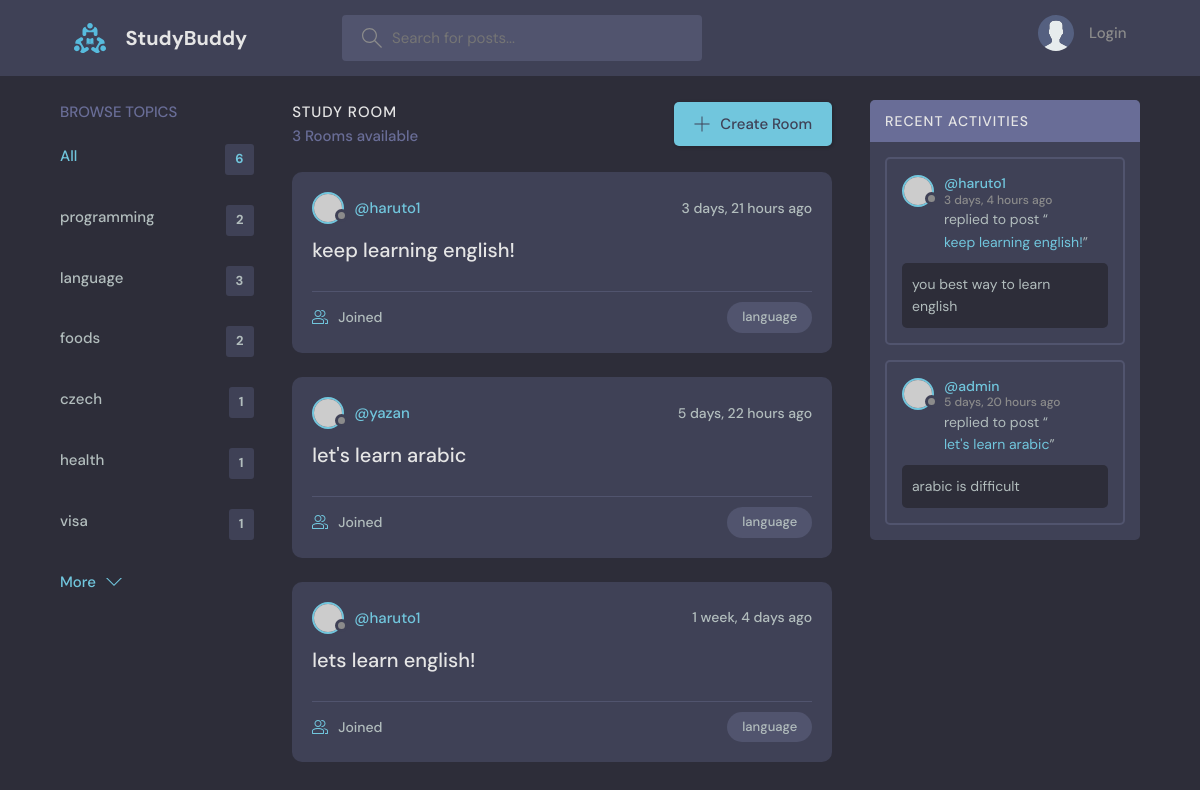
The app's page /?q=language with its own data.
### base/models.py (models this page shows, shortened)
class Topic(models.Model):
    name = models.CharField(max_length=100)

class Room(models.Model):
    host = models.ForeignKey(User, on_delete=models.SET_NULL, null=True)
    topic = models.ForeignKey(Topic, on_delete=models.SET_NULL, null=True)
    name = models.CharField(max_length=100)
    description = models.TextField(null=True, blank=True)
    participants = models.ManyToManyField(User, related_name='participants', blank=True)
    updated = models.DateTimeField(auto_now=True)
    created = models.DateTimeField(auto_now_add=True)
    class Meta:
        ordering = ['-updated', '-created'] # descending order
    def __str__(self):
        return self.name

class Message(models.Model):
    user = models.ForeignKey(User, on_delete=models.CASCADE)  # one-to-many relationship
    room = models.ForeignKey(Room, on_delete=models.CASCADE)  # one-to-many relationship
    body = models.TextField()
    updated = models.DateTimeField(auto_now=True)
    created = models.DateTimeField(auto_now_add=True)
    class Meta:
        ordering = ['-updated', '-created'] # descending order

### base/views.py (the view)
# urls.py: path('', views.home, name='home'),
def home(request):
    q = request.GET.get('q') if request.GET.get('q') != None else ''
    rooms = Room.objects.all().filter(
        Q(topic__name__icontains=q) |
        Q(name__icontains=q) |
        Q(description__icontains=q)
        )
    topics = Topic.objects.all()
    room_count = rooms.count()
    room_messages = Message.objects.filter(Q(room__topic__name__icontains=q))
    context = {
        'rooms': rooms,
        'topics': topics,
        'room_count': room_count,
        'room_messages': room_messages,
    }
    return render(request, 'base/home.html', context)

### base/templates/base/home.html (shortened to what this page needs)
{% extends 'main.html' %}
{% block content %}
    <main class="layout layout--3">
      <div class="container">
        {% include 'base/topics_component.html' %}
        <div class="roomList">
          <div class="roomList__header">
            <div>
              <h2>Study Room</h2>
              <p>{{room_count}} Rooms available</p>
            </div>
            <a class="btn btn--main" href="{% url 'create-room' %}">
              <svg version="1.1" xmlns="http://www.w3.org/2000/svg" width="32" height="32" viewBox="0 0 32 32">
                <title>add</title>
                <path
                  d="M16.943 0.943h-1.885v14.115h-14.115v1.885h14.115v14.115h1.885v-14.115h14.115v-1.885h-14.115v-14.115z"
                ></path>
              </svg>
              Create Room
            </a>
          </div>
          {% include 'base/feed_component.html' %}
        </div>
        {% include 'base/activity_component.html' %}
      </div>
    </main>
  {% endblock content %}

### base/templates/base/topics_component.html
<div class="topics">
    <div class="topics__header">
      <h2>Browse Topics</h2>
    </div>
    <ul class="topics__list">
      <li>
        <a href="{% url 'home' %}" class="active">All <span>{{topics.count}}</span></a>
      </li>
      {% for topic in topics %}
      <li>
        <a href="{% url 'home' %}?q={{topic.name}}">{{topic.name}}<span>{{topic.room_set.all.count}}</span></a>
      </li>
      {% endfor %}
    </ul>
    <a class="btn btn--link" href="topics.html">
      More
      <svg version="1.1" xmlns="http://www.w3.org/2000/svg" width="32" height="32" viewBox="0 0 32 32">
        <title>chevron-down</title>
        <path d="M16 21l-13-13h-3l16 16 16-16h-3l-13 13z"></path>
      </svg>
    </a>
  </div>

### base/templates/base/feed_component.html (shortened to what this page needs)
{% for room in rooms %}
<div class="roomListRoom">
    <div class="roomListRoom__header">
      <a href="{% url 'user-profile' room.host.id %}" class="roomListRoom__author">
        <div class="avatar avatar--small">
          <img src="https://randomuser.me/api/portraits/women/11.jpg" />
        </div>
        <span>@{{room.host.username}}</span>
      </a>
      <div class="roomListRoom__actions">
        <span>{{room.created|timesince}} ago</span>
      </div>
    </div>
    <div class="roomListRoom__content">
      <a href="{% url 'room' room.id %}">{{room.name}}</a>
    </div>
    <div class="roomListRoom__meta">
      <a href="{% url 'room' room.id %}" class="roomListRoom__joined">
        {{room.participants.count.all.count}} Joined
      </a>
      <p class="roomListRoom__topic">{{room.topic.name}}</p>
    </div>
  </div>
  {% endfor %}

### base/templates/base/activity_component.html (shortened to what this page needs)
<div class="activities">
    <div class="activities__header">
      <h2>Recent Activities</h2>
    </div>
    {% for message in room_messages %}
    <div class="activities__box">
      <div class="activities__boxHeader roomListRoom__header">
        <a href="{% url 'user-profile' message.user.id %}" class="roomListRoom__author">
          <div class="avatar avatar--small">
            <img src="https://randomuser.me/api/portraits/women/11.jpg" />
          </div>
          <p>
            @{{message.user}}
            <span>{{message.created | timesince}} ago</span>
          </p>
        </a>
      </div>
      <div class="activities__boxContent">
        <p>replied to post “<a href="{% url 'room' message.room.id %}">{{message.room}}</a>”</p>
        <div class="activities__boxRoomContent">
            {{message.body}}
        </div>
      </div>
    </div>
    {% endfor %}
  </div>

### records on screen
Topic: name "programming", room_set.all.count "2"
Topic: name "language", room_set.all.count "3"
Topic: name "foods", room_set.all.count "2"
Topic: name "czech", room_set.all.count "1"
Topic: name "health", room_set.all.count "1"
Topic: name "visa", room_set.all.count "1"
Room: host.username "haruto1", created "3 days, 21 hours", name "keep learning english!", topic.name "language"
Room: host.username "yazan", created "5 days, 22 hours", name "let's learn arabic", topic.name "language"
Room: host.username "haruto1", created "1 week, 4 days", name "lets learn english!", topic.name "language"
Message: user "haruto1", created "3 days, 4 hours", room "keep learning english!", body "you best way to learn english"
Message: user "admin", created "5 days, 20 hours", room "let's learn arabic", body "arabic is difficult"

### other values on screen
{{ topics.count }} "6"
{{ room_count }} "3"
